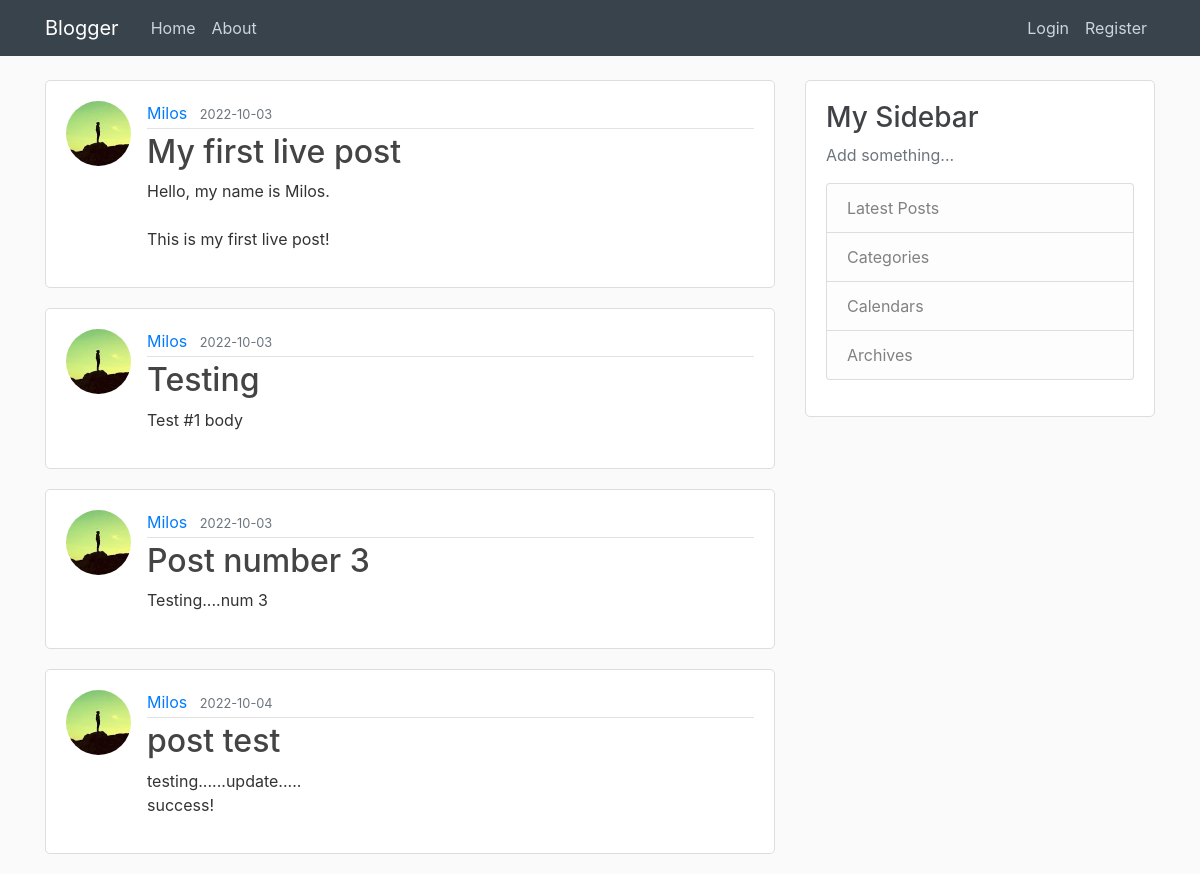
Page /home on the earlier database version.
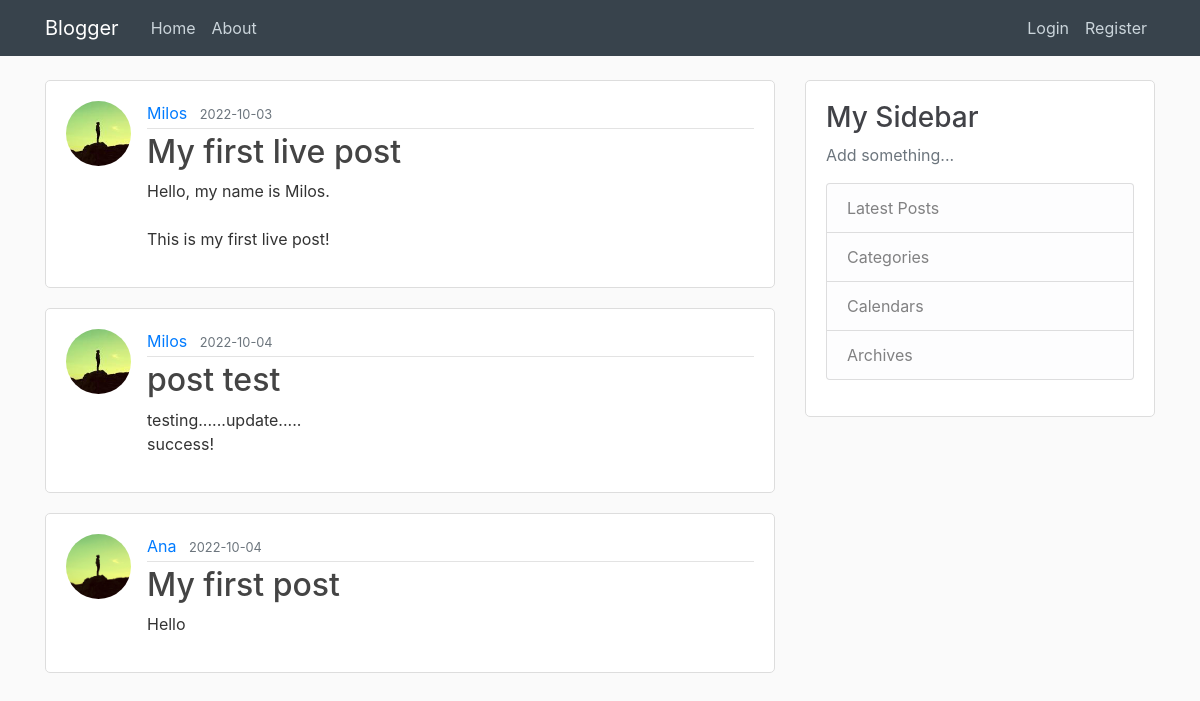
Same page on the later database version.
### blogger/models.py (models this page shows, shortened)
class Post(db.Model):
    id = db.Column(db.Integer, primary_key=True)
    title = db.Column(db.String(100), nullable=False)
    date_posted = db.Column(db.DateTime, nullable=False, default=datetime.utcnow)
    content = db.Column(db.Text, nullable=False)
    user_id = db.Column(db.Integer, db.ForeignKey('user.id'), nullable=False)

class User(db.Model, UserMixin):
    id = db.Column(db.Integer, primary_key=True)
    username = db.Column(db.String(20), unique=True, nullable=False)
    email = db.Column(db.String(120), unique=True, nullable=False)
    image_file = db.Column(db.String(20), nullable=False, default='default.jpg')
    password = db.Column(db.String(60), nullable=False)
    posts = db.relationship('Post', backref='author', lazy=True)

### blogger/routes.py (the view)
@app.route("/")
@app.route("/home")
def home():
    posts = Post.query.all()
    return render_template('home.html', posts=posts)

### blogger/templates/home.html
{% extends 'layout.html' %}
{% block content %}
    {% for post in posts %}
        <article class="media content-section">
            <img class="rounded-circle article-img" src="{{ url_for('static', filename='profile_pics/' + post.author.image_file) }}">
            <div class="media-body">
                <div class="article-metadata">
                    <a class="mr-2" href="#">{{ post.author.username }}</a>
                    <small class="text-muted">{{ post.date_posted.strftime('%Y-%m-%d') }}</small>
                </div>
                <h2><a class="article-title" href="{{ url_for('post', post_id=post.id) }}">{{ post.title }}</a></h2>
                <p class="article-content">{{ post.content }}</p>
            </div>
        </article>
    {% endfor %}
{% endblock content %}

### blogger/templates/layout.html (shortened to what this page needs)
<!DOCTYPE html>
<html>
    <head>
        <link rel="stylesheet" href="https://maxcdn.bootstrapcdn.com/bootstrap/4.0.0/css/bootstrap.min.css">
        <link rel="stylesheet" type="text/css" href="{{ url_for('static', filename='main.css') }}">
    </head>
    <body>
        <header class="site-header">
            <nav class="navbar navbar-expand-md navbar-dark bg-steel fixed-top">
                <div class="container">
                    <a class="navbar-brand mr-4" href="/">Blogger</a>
                    <div class="collapse navbar-collapse" id="navbarToggle">
                        <div class="navbar-nav mr-auto">
                            <a class="nav-item nav-link" href="{{ url_for('home') }}">Home</a>
                            <a class="nav-item nav-link" href="{{ url_for('about') }}">About</a>
                        </div>
                        <div class="navbar-nav">
                            {% if current_user.is_authenticated %}
                                <a class="nav-item nav-link" href="{{ url_for('new_post') }}">New Post</a>
                                <a class="nav-item nav-link" href="{{ url_for('account') }}">Account</a>
                                <a class="nav-item nav-link" href="{{ url_for('logout') }}">Logout</a>
                            {% else %}
                                <a class="nav-item nav-link" href="{{ url_for('login') }}">Login</a>
                                <a class="nav-item nav-link" href="{{ url_for('register') }}">Register</a>
                            {% endif %}
                        </div>
                    </div>
                </div>
            </nav>
        </header>
        <main role="main" class="container">
            <div class="row">
                <div class="col-md-8">
                    {% block content %}{% endblock %}
                </div>
                <div class="col-md-4">
                    <div class="content-section">
                        <h3>My Sidebar</h3>
                        <p class='text-muted'>Add something...
                            <ul class="list-group">
                                <li class="list-group-item list-group-item-light">Latest Posts</li>
                                <li class="list-group-item list-group-item-light">Categories</li>
                                <li class="list-group-item list-group-item-light">Calendars</li>
                                <li class="list-group-item list-group-item-light">Archives</li>
                            </ul>
                        </p>
                    </div>
                </div>
            </div>
        </main>
    </body>
</html>

### blogger/static/main.css (style rules this page uses)
body { background: #fafafa; color: #333333; margin-top: 5rem; }
h1, h2, h3, h4, h5, h6 { color: #414247; }
.bg-steel { background-color: #38434c; }
.site-header .navbar-nav .nav-link { color: #cbd5db; }
.content-section { background: #ffffff; padding: 20px 20px; border: 1px solid #dddddd; border-radius: 5px; margin-bottom: 20px; }
.article-title { color: #444444; }
.article-content { white-space: pre-line; }
.article-img { height: 65px; width: 65px; margin-right: 16px; }
.article-metadata { padding-bottom: 3px; margin-bottom: 4px; border-bottom: 1px solid #e3e3e3 }

Differences in the rows shown:
removed Post: image_file (picture), author.username "Milos", date_posted "2022-10-03", title "Testing", content "Test #1 body"
removed Post: image_file (picture), author.username "Milos", date_posted "2022-10-03", title "Post number 3", content "Testing....num 3"
added Post: image_file (placeholder picture), author.username "Ana", date_posted "2022-10-04", title "My first post", content "Hello"
